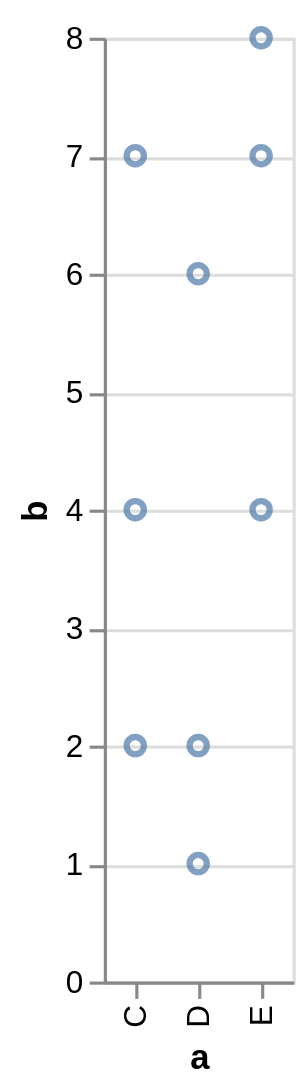

The notebook cell this image was saved under:
### Code cell
alt.Chart(data).mark_point().encode(
    x='a',
    y='b'
)

### Figure 1 — Vega-Lite specification as saved in the notebook (floating-point values rounded to 4 significant figures)
{"config": {"view": {"continuousWidth": 300, "continuousHeight": 300}}, "data": {"name": "data-9b610f80003d046838adda5e50d859e9"}, "mark": {"type": "point"}, "encoding": {"x": {"field": "a", "type": "nominal"}, "y": {"field": "b", "type": "quantitative"}}, "$schema": "https://vega.github.io/schema/vega-lite/v6.1.0.json", "datasets": {"data-9b610f80003d046838adda5e50d859e9": [{"a": "C", "b": 2}, {"a": "C", "b": 7}, {"a": "C", "b": 4}, {"a": "D", "b": 1}, {"a": "D", "b": 2}, {"a": "D", "b": 6}, {"a": "E", "b": 8}, {"a": "E", "b": 4}, {"a": "E", "b": 7}]}}
